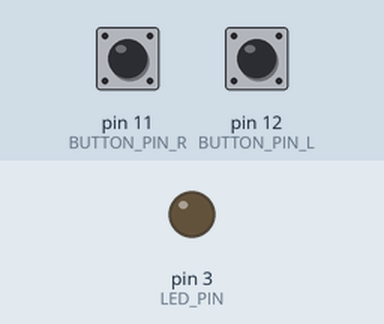
A sketch run on a simulated Arduino Uno, built with avr-gcc and run on an emulated ATmega328P. On the bench: output pins drawn as LEDs (lit = HIGH). Inputs (shaded band) come from the test bench; at power-on: pin 12 (BUTTON_PIN_L) HIGH, pin 11 (BUTTON_PIN_R) HIGH.

Above: at 1.2 s.
1.3 s: pin 12 (BUTTON_PIN_L) pulled LOW for 0.15 s
At 2.0 s:
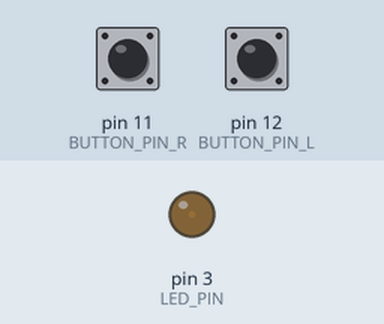
2.9 s: pin 12 (BUTTON_PIN_L) pulled LOW for 3.2 s
At 7.3 s:
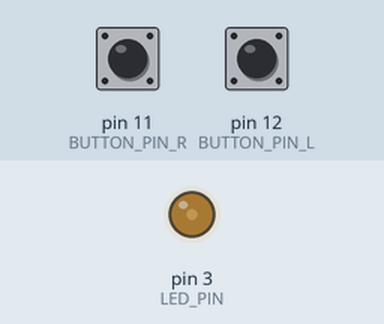
7.6 s: pin 12 (BUTTON_PIN_L) pulled LOW for 3.2 s
At 11.1 s:
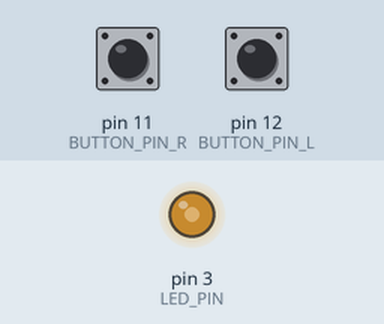
12.3 s: pin 11 (BUTTON_PIN_R) pulled LOW for 1 s
At 12.46 s:
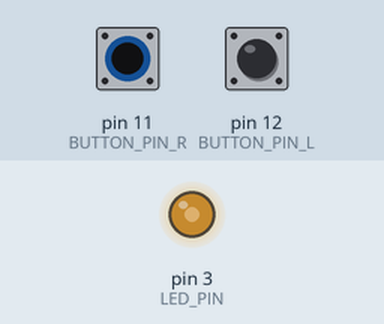
15.3 s: pin 11 (BUTTON_PIN_R) pulled LOW for 3.2 s
At 19.5 s:
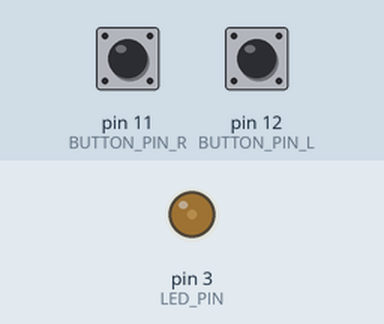
20.0 s: pin 12 (BUTTON_PIN_L) pulled LOW for 1 s
At 20.16 s:
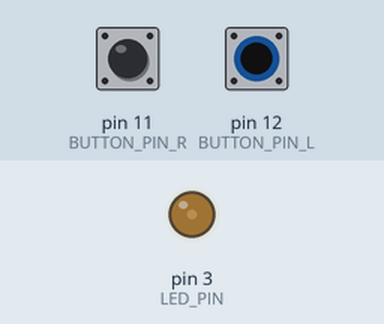
Timing chart, 0 to 23.0 s (numbered marks = the images above; inputs shaded):
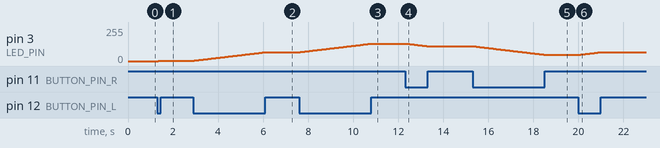

The sketch:

PushButtonDiimmibleLed.ino
```cpp
int LED_PIN = 3;
int BUTTON_PIN_L = 12;
int BUTTON_PIN_R = 11;
int brigthess = 0;

void setup() {
  // put your setup code here, to run once:
  pinMode(LED_PIN, OUTPUT);
  pinMode(BUTTON_PIN_L, INPUT);
  pinMode(BUTTON_PIN_R, INPUT);
  Serial.begin(9600);
}

void loop() {
  // put your main code here, to run repeatedly:

  if (!digitalRead(BUTTON_PIN_L) && brigthess < 255) {
    brigthess++;
  }

  if (!digitalRead(BUTTON_PIN_R) && brigthess > 0) {
    brigthess--;
  }

  delay(50);

  analogWrite(LED_PIN, brigthess);
}
```

Measured:
- after the input at 1.3 s, pin 3 (LED_PIN): 0/255 → 3/255 after 0.05 s
- after the input at 2.9 s, pin 3 (LED_PIN): moves from 3/255 to 67/255 over 3.2 s, starting after 0.05 s
- after the input at 7.6 s, pin 3 (LED_PIN): moves from 67/255 to 131/255 over 3.2 s, starting after 0.05 s
- after the input at 12.3 s, pin 3 (LED_PIN): moves from 131/255 to 111/255 over 0.95 s, starting after 0.06 s
- after the input at 15.3 s, pin 3 (LED_PIN): moves from 111/255 to 47/255 over 3.2 s, starting after 0.06 s
- after the input at 20.0 s, pin 3 (LED_PIN): moves from 47/255 to 67/255 over 0.95 s, starting after 0.06 s
